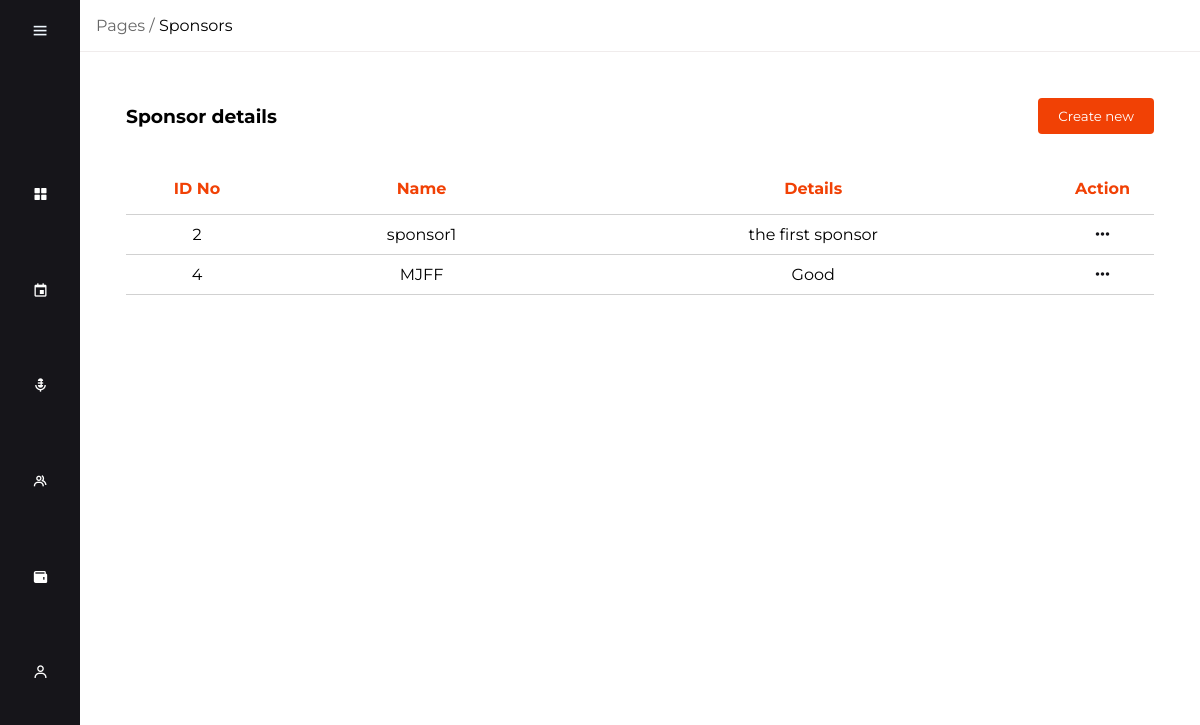
The app's page /adminDashboard/public/sponsors/sponsors.php (signed in) with its own data.
### tables this page shows
CREATE TABLE `partnerssponsors` (
                                    `ID` int(11) NOT NULL,
                                    `Name` varchar(255) DEFAULT NULL,
                                    `Type` varchar(255) DEFAULT NULL,
                                    `Details` text DEFAULT NULL
);

### adminDashboard/public/sponsors/sponsors.php (the view, shortened to what this page needs)
<!DOCTYPE html>
<html lang="en">
<head>
    <link rel="stylesheet" href="../../assets/css/style.css">
    <link rel="stylesheet" href="../../assets/css/pages.css">
    <link rel="stylesheet" href="../../assets/css/medias.css">
    <link rel='stylesheet' href='https://unpkg.com/boxicons@2.1.4/css/boxicons.min.css' >
    <link rel="stylesheet" href="https://cdnjs.cloudflare.com/ajax/libs/font-awesome/5.15.4/css/all.min.css">
</head>
<body>
    <nav class="sidebar">
        <div class="top">
            <i class="bx bx-menu" id="btn"></i>
        </div>
        <div class="bottom">
        <ul class="nav-list">
                <li>
                    <a href="../index.php">
                        <i class="bx bxs-grid-alt"></i>
                    </a>
                </li>
                <li>
                    <a href="../events/events.php">
                        <i class="bx bx-calendar-event"></i>
                    </a>
                </li>
                <li>
                    <a href="../speakers/speakers.php">
                        <i class="bx bxs-microphone-alt"></i>
                    </a>
                </li>
                <li>
                    <a href="../partners/partners.php">
                        <i class="bx bx-group"></i>
                    </a>
                </li>
                <li>
                    <a href="sponsors.php">
                        <i class="bx bxs-wallet"></i>
                    </a>
                </li>
                <li>
                    <a href="../users/users.php">
                        <i class='bx bx-user'></i>
                    </a>
                </li>
            </ul>
        </div>
    </nav>
    <div class="main-content">
        <div class="container-path">
            <p><span class="container-path-pages">Pages /</span> Sponsors</p>
        </div>
        <div class="container-main">
            <div class="table-wrapper">
                <div class="table-header">
                    <h3 class="event-title">Sponsor details</h3>
                    <button class="add-button">
                    <a href="sponsors-add.php">
                            Create new
                        </a>
                    </button>
                </div>
                <div>
                <?php
                        include("../../src/conectare.php");
                        if($result = $mysqli->query("SELECT * FROM partnerssponsors WHERE type='Sponsor' ORDER BY id"))
                        {
                            if($result->num_rows > 0)
                            {
                                echo "<table>";
                                echo
                                "
                                    <thead>
                                        <tr>
                                            <th>ID No</th>
                                            <th>Name</th>
                                            <th>Details</th>
                                            <th>Action</th>
                                        </tr>
                                    </thead>
                                ";
                                while($row = $result->fetch_object())
                                {
                                    echo "<tbody>";
                                        echo "<tr>";
                                            echo "<td>" . $row->ID . "</td>";
                                            echo "<td>" . $row->Name . "</td>";
                                            echo "<td>" . $row->Details . "</td>";
                                            echo "<td>";
                                                    echo "<i class='fa-solid fa-ellipsis dropdown-button' onclick='toggleDropdown(this)'></i>";
                                            echo "</td>";
                                        echo "</tr>";
                                    echo "</tbody>";
                                }
                                echo "</table>";
                            }
                            else
                            {
                                echo "There are no records in the table.";
                            }
                        }
                        else
                        {
                            echo "Error " . $mysqli->error();
                        }
                    ?>
                </div>
            </div>
        </div>
    </div>
</body>
</html>

### adminDashboard/assets/css/style.css (style rules this page uses)
:root { --background-main: #fff; --background-secondary: #16151A; --background-third: #F4F4F4; --main-color: #F14105; --secondary-color: #676767; --main-color-desarutated: #F2DCDF; --main-color-saturated: #d83b06; --table-color: #d1d1d1; }
* { margin: 0; padding: 0; box-sizing: border-box; font-family: 'Montserrat', sans-serif; }
.sidebar { position: fixed; top: 0; left: 0; height: 100vh; width: 80px; background-color: #16151A; padding: 0.4rem 0.8rem; transition: all 0.5s ease; }
.sidebar #btn { position: absolute; color: aliceblue; top: 0.4rem; left: 50%; font-size: 1.2rem; line-height: 50px; transform: translateX(-50%); cursor: pointer; }
.sidebar ul li, .admin { position: relative; list-style-type: none; height: 50px; width: 90%; margin: 0.8rem auto; line-height: 50px; }
.sidebar ul li a, .sidebar .admin a { color: white; display: flex; align-items: center; text-decoration: none; border-radius: 0.4rem; }
.sidebar ul li a i, .sidebar .admin a i { min-width: 50px; text-align: center; height: 50px; border-radius: 12px; line-height: 50px; }
.main-content { position: relative; background-color: white; min-height: 100vh; top: 0; left: 80px; transition: all 0.5s ease; width: calc(100% - 80px); }
.bottom { display: flex; flex-direction: column; gap: 8rem; }
.nav-list, .admin { display: flex; flex-direction: column; gap: 20px; }
.container-path { border-bottom: 1px solid #f0ecec; padding: 1rem; }
.container-path-pages { color: #676767; }
.container-main { padding: 1rem; }

### adminDashboard/assets/css/pages.css (style rules this page uses)
.table-wrapper { padding: 30px; }
.table-header { display: flex; justify-content: space-between; align-items: center; margin-bottom: 30px; }
.add-button { background-color: var(--main-color); border: none; border-radius: 4px; padding: 10px 20px; color: white; cursor: pointer; }
.add-button a { text-decoration: none; color: white; }
table { width: 100%; border-collapse: collapse; }
th { color: var(--main-color); height: 50px; }
th:last-child { width: 10%; }
td { max-width: 200px; border-top: 0.5px solid var(--table-color); border-bottom: 0.5px solid var(--table-color); padding: 10px 20px; text-align: center; }
td:last-child { width: 10%; }
.dropdown-button { color: var(--background-secondary); }

### records on screen
partnerssponsors: ID "2", Name "sponsor1", Details "the first sponsor"
partnerssponsors: ID "4", Name "MJFF", Details "Good"
